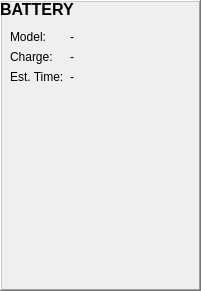
   <widget class="QFrame" name="battery_frame">
    <property name="geometry">
     <rect>
      <x>640</x>
      <y>330</y>
      <width>201</width>
      <height>291</height>
     </rect>
    </property>
    <property name="frameShape">
     <enum>QFrame::WinPanel</enum>
    </property>
    <property name="frameShadow">
     <enum>QFrame::Raised</enum>
    </property>
    <widget class="QLabel" name="battery_title_label">
     <property name="geometry">
      <rect>
       <x>0</x>
       <y>0</y>
       <width>111</width>
       <height>21</height>
      </rect>
     </property>
     <property name="font">
      <font>
       <pointsize>12</pointsize>
       <weight>75</weight>
       <bold>true</bold>
      </font>
     </property>
     <property name="text">
      <string>BATTERY</string>
     </property>
     <property name="alignment">
      <set>Qt::AlignLeading|Qt::AlignLeft|Qt::AlignTop</set>
     </property>
    </widget>
    <widget class="QWidget" name="formLayoutWidget_8">
     <property name="geometry">
      <rect>
       <x>10</x>
       <y>30</y>
       <width>181</width>
       <height>251</height>
      </rect>
     </property>
     <layout class="QFormLayout" name="system_layout_2">
      <item row="0" column="0">
       <widget class="QLabel" name="battery_model_title_label">
        <property name="text">
         <string>Model:</string>
        </property>
       </widget>
      </item>
      <item row="0" column="1">
       <widget class="QLabel" name="battery_model_data_label">
        <property name="text">
         <string>-</string>
        </property>
       </widget>
      </item>
      <item row="1" column="0">
       <widget class="QLabel" name="charge_title_label">
        <property name="text">
         <string>Charge:</string>
        </property>
       </widget>
      </item>
      <item row="1" column="1">
       <widget class="QLabel" name="battery_charge_data_label">
        <property name="text">
         <string>-</string>
        </property>
       </widget>
      </item>
      <item row="2" column="0">
       <widget class="QLabel" name="est_time_title_label">
        <property name="text">
         <string>Est. Time:</string>
        </property>
       </widget>
      </item>
      <item row="2" column="1">
       <widget class="QLabel" name="battery_est_time_data_label">
        <property name="text">
         <string>-</string>
        </property>
       </widget>
      </item>
     </layout>
    </widget>
   </widget>
